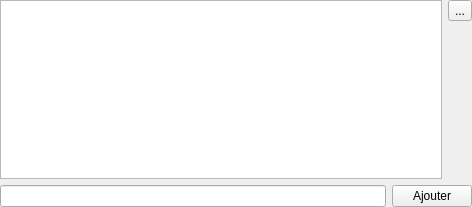
<?xml version="1.0" encoding="UTF-8"?>
<ui version="4.0">
 <class>IpFilterTableWidget</class>
 <widget class="QWidget" name="IpFilterTableWidget">
  <property name="geometry">
   <rect>
    <x>0</x>
    <y>0</y>
    <width>472</width>
    <height>207</height>
   </rect>
  </property>
  <property name="windowTitle">
   <string>User informations</string>
  </property>
  <property name="locale">
   <locale language="English" country="UnitedStates"/>
  </property>
  <layout class="QGridLayout" name="gridLayout">
   <property name="leftMargin">
    <number>0</number>
   </property>
   <property name="topMargin">
    <number>0</number>
   </property>
   <property name="rightMargin">
    <number>0</number>
   </property>
   <property name="bottomMargin">
    <number>0</number>
   </property>
   <item row="0" column="0" colspan="2">
    <layout class="QGridLayout" name="lyt_table">
     <item row="0" column="1">
      <widget class="QToolButton" name="btn_del">
       <property name="text">
        <string>...</string>
       </property>
      </widget>
     </item>
     <item row="1" column="1">
      <spacer name="verticalSpacer_2">
       <property name="orientation">
        <enum>Qt::Vertical</enum>
       </property>
       <property name="sizeHint" stdset="0">
        <size>
         <width>20</width>
         <height>40</height>
        </size>
       </property>
      </spacer>
     </item>
     <item row="0" column="0" rowspan="2">
      <widget class="QTableWidget" name="tbw_list"/>
     </item>
    </layout>
   </item>
   <item row="1" column="0">
    <widget class="IpCIDRLineEdit" name="lne_ip"/>
   </item>
   <item row="1" column="1">
    <widget class="QPushButton" name="btn_add">
     <property name="text">
      <string>Ajouter</string>
     </property>
    </widget>
   </item>
  </layout>
 </widget>
 <customwidgets>
  <customwidget>
   <class>IpCIDRLineEdit</class>
   <extends>QLineEdit</extends>
   <header>geoplateforme.gui.lne_ip_cidr_adress</header>
  </customwidget>
 </customwidgets>
 <resources/>
 <connections/>
</ui>
